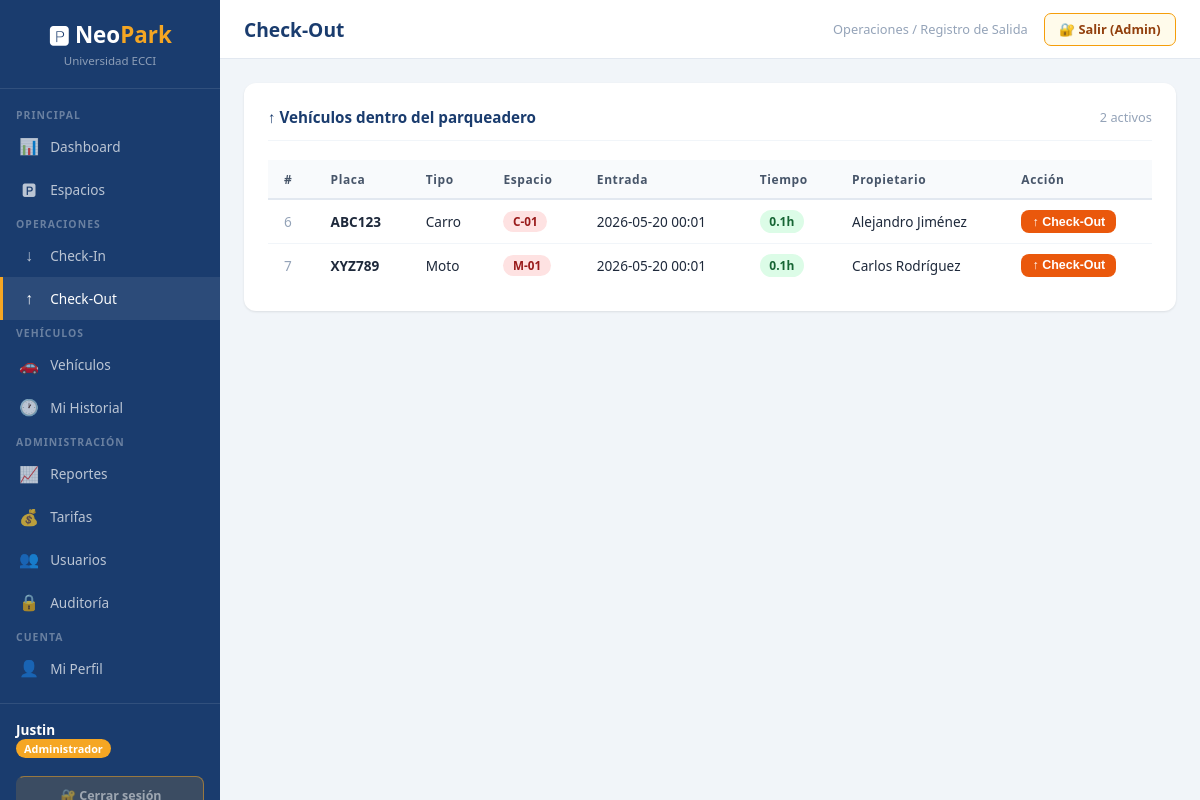
The page /checkout (signed in) on the database its author committed.
### tables this page shows
CREATE TABLE REGISTRO_PARQUEO (
            id_registro INTEGER PRIMARY KEY AUTOINCREMENT,
            placa TEXT NOT NULL, id_espacio INTEGER NOT NULL,
            fecha_entrada TEXT NOT NULL, hora_entrada TEXT NOT NULL,
            fecha_salida TEXT, hora_salida TEXT,
            valor_pagado REAL, estado TEXT NOT NULL DEFAULT 'Abierto'
                CHECK(estado IN ('Abierto','Cerrado')),
            FOREIGN KEY (placa) REFERENCES VEHICULO(placa) ON DELETE RESTRICT,
            FOREIGN KEY (id_espacio) REFERENCES ESPACIO(id_espacio) ON DELETE RESTRICT);

CREATE TABLE TIPO_VEHICULO (
            id_tipo INTEGER PRIMARY KEY AUTOINCREMENT,
            nombre_tipo TEXT NOT NULL UNIQUE, descripcion TEXT);

CREATE TABLE ESPACIO (
            id_espacio INTEGER PRIMARY KEY AUTOINCREMENT,
            codigo TEXT NOT NULL UNIQUE, id_tipo INTEGER NOT NULL,
            disponible INTEGER NOT NULL DEFAULT 1,
            FOREIGN KEY (id_tipo) REFERENCES TIPO_VEHICULO(id_tipo) ON DELETE RESTRICT);

### app.py (the view)
@app.route('/checkout', methods=['GET', 'POST'])
@login_required
@role_required('Administrador', 'Operario')
def checkout():
    ticket = None
    if request.method == 'POST':
        id_reg = int(request.form['id_registro'])
        ok, msg, ticket = sp_checkout(id_reg)
        flash(('✓ ' if ok else '') + msg, 'success' if ok else 'danger')
    db = get_db()
    abiertos = db.execute("""
        SELECT r.id_registro,r.placa,r.fecha_entrada,r.hora_entrada,
               e.codigo as espacio,tv.nombre_tipo,u.nombre||' '||u.apellido as propietario,
               CAST((julianday('now')-julianday(r.fecha_entrada||' '||r.hora_entrada))*24 AS REAL) as horas
        FROM REGISTRO_PARQUEO r
        JOIN ESPACIO e ON r.id_espacio=e.id_espacio
        JOIN VEHICULO v ON r.placa=v.placa
        JOIN TIPO_VEHICULO tv ON v.id_tipo=tv.id_tipo
        JOIN USUARIO u ON v.id_usuario=u.id_usuario
        WHERE r.estado='Abierto' ORDER BY r.fecha_entrada,r.hora_entrada
    """).fetchall()
    db.close()
    return render_template('checkout.html', registros=abiertos, ticket=ticket)

### app.py (called while the page is built)
def get_db():
    db = sqlite3.connect(DB_PATH, check_same_thread=False)
    db.row_factory = sqlite3.Row
    db.execute("PRAGMA foreign_keys = ON")
    db.execute("PRAGMA journal_mode = WAL")   # Write-Ahead Logging: mejor concurrencia
    return db

def login_required(f):
    @wraps(f)
    def d(*a, **kw):
        if 'user_id' not in session: return redirect(url_for('login'))
        return f(*a, **kw)
    return d

def role_required(*roles):
    def dec(f):
        @wraps(f)
        def d(*a, **kw):
            if session.get('rol') not in roles:
                flash('Sin permisos para esta sección.', 'danger')
                return redirect(url_for('dashboard'))
            return f(*a, **kw)
        return d
    return dec

### templates/checkout.html (shortened to what this page needs)
{% extends 'base.html' %}
{% block page_title %}Check-Out{% endblock %}
{% block breadcrumb %}Operaciones / Registro de Salida{% endblock %}
{% block content %}
<div class="card">
  <div class="card-header"><h3>↑ Vehículos dentro del parqueadero</h3><span style="font-size:.8rem;color:#94a3b8">{{ registros|length }} activos</span></div>
  {% if registros %}
  <div class="table-wrap">
  <table>
    <thead><tr><th>#</th><th>Placa</th><th>Tipo</th><th>Espacio</th><th>Entrada</th><th>Tiempo</th><th>Propietario</th><th>Acción</th></tr></thead>
    <tbody>
      {% for r in registros %}
      {% set horas = r.horas|float %}
      <tr>
        <td style="color:#94a3b8">{{ r.id_registro }}</td>
        <td><strong>{{ r.placa }}</strong></td>
        <td>{{ r.nombre_tipo }}</td>
        <td><span class="badge badge-ocupado">{{ r.espacio }}</span></td>
        <td>{{ r.fecha_entrada }} {{ r.hora_entrada[:5] }}</td>
        <td>
          <span class="tiempo-badge {% if horas < 2 %}tiempo-ok{% elif horas < 6 %}tiempo-warn{% else %}tiempo-alert{% endif %}">
            {{ "%.1f"|format(horas) }}h
          </span>
        </td>
        <td>{{ r.propietario }}</td>
        <td>
          <form method="post" style="display:inline" onsubmit="return confirm('¿Confirmar salida de {{ r.placa }}?')">
            <button class="btn btn-warning btn-sm" type="submit">↑ Check-Out</button>
          </form>
        </td>
      </tr>
      {% endfor %}
    </tbody>
  </table>
  </div>
  {% else %}
  <p style="text-align:center;color:#94a3b8;padding:2rem">No hay vehículos activos en este momento.</p>
  {% endif %}
</div>
{% endblock %}

### templates/base.html (style rules this page uses)
:root { --azul:#1a3c6e;--dorado:#f5a623;--gris:#f1f5f9;--texto:#1e293b;--verde:#059669;--rojo:#dc2626;--naranja:#ea580c;--sidebar:220px }
* { box-sizing:border-box;margin:0;padding:0 }
body { font-family:'Segoe UI',system-ui,sans-serif;background:var(--gris);color:var(--texto);display:flex;min-height:100vh }
.card { background:#fff;border-radius:12px;box-shadow:0 1px 3px rgba(0,0,0,.06),0 1px 2px rgba(0,0,0,.04);padding:1.5rem;margin-bottom:1.2rem }
.card-header { display:flex;align-items:center;justify-content:space-between;margin-bottom:1.2rem;padding-bottom:.8rem;border-bottom:1px solid #f1f5f9 }
.card-header h3 { font-size:.95rem;font-weight:700;color:var(--azul) }
.table-wrap { overflow-x:auto }
table { width:100%;border-collapse:collapse;font-size:.85rem }
th { background:#f8fafc;color:#475569;padding:.65rem 1rem;text-align:left;font-weight:700;font-size:.75rem;letter-spacing:.05em;border-bottom:2px solid #e2e8f0 }
td { padding:.6rem 1rem;border-bottom:1px solid #f1f5f9;color:var(--texto) }
tr:last-child td { border-bottom:none }
.badge { padding:.2rem .6rem;border-radius:99px;font-size:.73rem;font-weight:700;display:inline-block }
.badge-ocupado { background:#fee2e2;color:#991b1b }
.btn { padding:.55rem 1.1rem;border:none;border-radius:8px;cursor:pointer;font-size:.84rem;font-weight:600;transition:all .15s;text-decoration:none;display:inline-flex;align-items:center;gap:.4rem;white-space:nowrap }
.btn-warning { background:var(--naranja);color:#fff }
.btn-sm { padding:.3rem .7rem;font-size:.78rem }
.tiempo-badge { display:inline-block;padding:.2rem .6rem;border-radius:99px;font-size:.75rem;font-weight:600 }
.tiempo-ok { background:#dcfce7;color:#166534 }

### rows shown on the page
REGISTRO_PARQUEO: id_registro "6", placa "ABC123", nombre_tipo "Carro", espacio "C-01", fecha_entrada "2026-05-20", hora_entrada "00:01", horas "0.1", propietario "Alejandro Jiménez"
REGISTRO_PARQUEO: id_registro "7", placa "XYZ789", nombre_tipo "Moto", espacio "M-01", fecha_entrada "2026-05-20", hora_entrada "00:01", horas "0.1", propietario "Carlos Rodríguez"

### other values the page prints
{{ session.nombre }} "Justin"
{{ session.rol }} "Administrador"
{{ registros|length }} "2"
